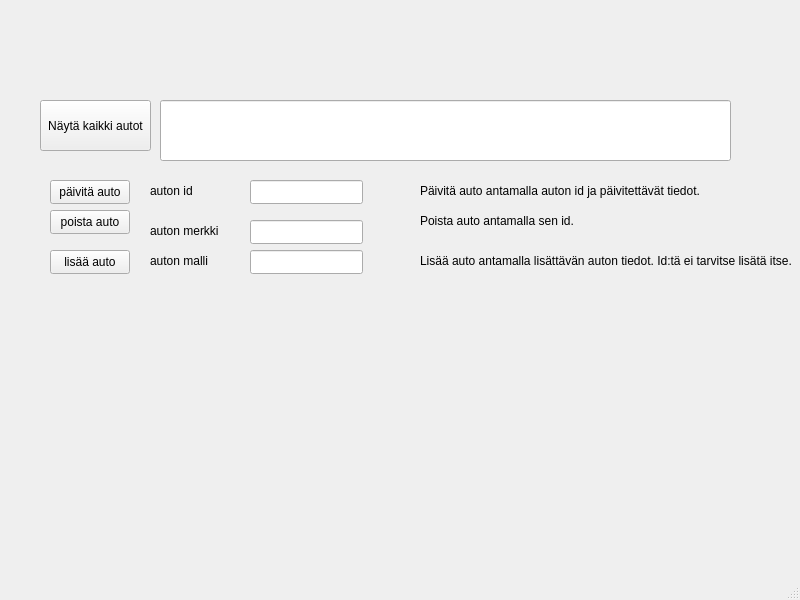
<?xml version="1.0" encoding="UTF-8"?>
<ui version="4.0">
 <class>MainWindow</class>
 <widget class="QMainWindow" name="MainWindow">
  <property name="geometry">
   <rect>
    <x>0</x>
    <y>0</y>
    <width>800</width>
    <height>600</height>
   </rect>
  </property>
  <property name="windowTitle">
   <string>MainWindow</string>
  </property>
  <widget class="QWidget" name="centralwidget">
   <widget class="QLineEdit" name="textBooks">
    <property name="geometry">
     <rect>
      <x>160</x>
      <y>100</y>
      <width>571</width>
      <height>61</height>
     </rect>
    </property>
   </widget>
   <widget class="QPushButton" name="pushButton">
    <property name="geometry">
     <rect>
      <x>40</x>
      <y>100</y>
      <width>111</width>
      <height>51</height>
     </rect>
    </property>
    <property name="layoutDirection">
     <enum>Qt::LeftToRight</enum>
    </property>
    <property name="autoFillBackground">
     <bool>false</bool>
    </property>
    <property name="text">
     <string>Näytä kaikki autot</string>
    </property>
   </widget>
   <widget class="QPushButton" name="btnpost">
    <property name="geometry">
     <rect>
      <x>50</x>
      <y>250</y>
      <width>80</width>
      <height>24</height>
     </rect>
    </property>
    <property name="text">
     <string>lisää auto</string>
    </property>
   </widget>
   <widget class="QLineEdit" name="lineEditbranch">
    <property name="geometry">
     <rect>
      <x>250</x>
      <y>220</y>
      <width>113</width>
      <height>24</height>
     </rect>
    </property>
   </widget>
   <widget class="QLineEdit" name="lineEditmodel">
    <property name="geometry">
     <rect>
      <x>250</x>
      <y>250</y>
      <width>113</width>
      <height>24</height>
     </rect>
    </property>
   </widget>
   <widget class="QLabel" name="label">
    <property name="geometry">
     <rect>
      <x>150</x>
      <y>220</y>
      <width>81</width>
      <height>21</height>
     </rect>
    </property>
    <property name="text">
     <string>auton merkki</string>
    </property>
   </widget>
   <widget class="QLabel" name="label_2">
    <property name="geometry">
     <rect>
      <x>150</x>
      <y>250</y>
      <width>81</width>
      <height>21</height>
     </rect>
    </property>
    <property name="text">
     <string>auton malli</string>
    </property>
   </widget>
   <widget class="QPushButton" name="btnupdate">
    <property name="geometry">
     <rect>
      <x>50</x>
      <y>180</y>
      <width>80</width>
      <height>24</height>
     </rect>
    </property>
    <property name="text">
     <string>päivitä auto</string>
    </property>
   </widget>
   <widget class="QLineEdit" name="lineEditId">
    <property name="geometry">
     <rect>
      <x>250</x>
      <y>180</y>
      <width>113</width>
      <height>24</height>
     </rect>
    </property>
   </widget>
   <widget class="QLabel" name="label_3">
    <property name="geometry">
     <rect>
      <x>150</x>
      <y>180</y>
      <width>81</width>
      <height>21</height>
     </rect>
    </property>
    <property name="text">
     <string>auton id</string>
    </property>
   </widget>
   <widget class="QPushButton" name="btndelete">
    <property name="geometry">
     <rect>
      <x>50</x>
      <y>210</y>
      <width>80</width>
      <height>24</height>
     </rect>
    </property>
    <property name="text">
     <string>poista auto</string>
    </property>
   </widget>
   <widget class="QLabel" name="label_4">
    <property name="geometry">
     <rect>
      <x>420</x>
      <y>180</y>
      <width>301</width>
      <height>21</height>
     </rect>
    </property>
    <property name="text">
     <string>Päivitä auto antamalla auton id ja päivitettävät tiedot. </string>
    </property>
   </widget>
   <widget class="QLabel" name="label_5">
    <property name="geometry">
     <rect>
      <x>420</x>
      <y>250</y>
      <width>371</width>
      <height>21</height>
     </rect>
    </property>
    <property name="text">
     <string>Lisää auto antamalla lisättävän auton tiedot. Id:tä ei tarvitse lisätä itse.</string>
    </property>
   </widget>
   <widget class="QLabel" name="label_6">
    <property name="geometry">
     <rect>
      <x>420</x>
      <y>210</y>
      <width>301</width>
      <height>21</height>
     </rect>
    </property>
    <property name="text">
     <string>Poista auto antamalla sen id.</string>
    </property>
   </widget>
  </widget>
  <widget class="QMenuBar" name="menubar">
   <property name="geometry">
    <rect>
     <x>0</x>
     <y>0</y>
     <width>800</width>
     <height>21</height>
    </rect>
   </property>
  </widget>
  <widget class="QStatusBar" name="statusbar"/>
 </widget>
 <resources/>
 <connections/>
</ui>
